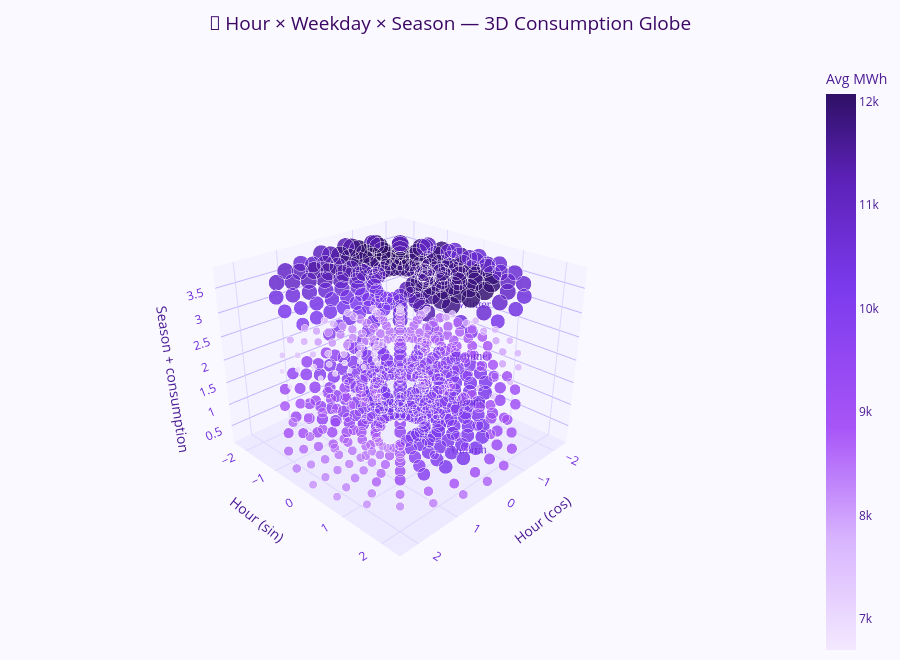

The notebook cell this image was saved under:
### Markdown cell above
## 5. 🔵 3D Hour × Day × Season Heatmap Globe

### Code cell
# Each node = unique (hour, dayofweek, season) combination
# Position: hour as angle, day as radius, season as Z

hds = df.groupby(['hour','dayofweek','season'])['consumption'].mean().reset_index()
hds.columns = ['hour','dow','season','avg']

season_z = {'Winter': 3, 'Spring': 1, 'Summer': 2, 'Autumn': 0}
season_labels = {0:'Autumn', 1:'Spring', 2:'Summer', 3:'Winter'}
hds['z_val'] = hds['season'].map(season_z)

angle = hds['hour'] / 24 * 2 * np.pi
radius = 0.5 + hds['dow'] * 0.3
hds['x'] = radius * np.cos(angle)
hds['y'] = radius * np.sin(angle)
hds['z'] = hds['z_val'] + (hds['avg'] - hds['avg'].min()) / (hds['avg'].max() - hds['avg'].min()) * 0.8
hds['node_size'] = 5 + (hds['avg'] - hds['avg'].min()) / (hds['avg'].max() - hds['avg'].min()) * 18

day_names = ['Mon','Tue','Wed','Thu','Fri','Sat','Sun']
hds['label'] = hds.apply(
    lambda r: f"<b>{r['season']} | {day_names[int(r['dow'])]} {int(r['hour']):02d}:00</b><br>"
              f"Avg Consumption: {r['avg']:,.0f} MWh", axis=1
)

fig3 = go.Figure(go.Scatter3d(
    x=hds['x'], y=hds['y'], z=hds['z'],
    mode='markers',
    marker=dict(
        size=hds['node_size'],
        color=hds['avg'],
        colorscale=[
            [0.0,'#F3E8FF'],[0.2,'#D8B4FE'],
            [0.4,'#A855F7'],[0.65,'#7C3AED'],
            [0.85,'#5B21B6'],[1.0,'#2E1065']
        ],
        colorbar=dict(
            title=dict(text='Avg MWh', font=dict(color='#4C1D95')),
            tickfont=dict(color='#4C1D95')
        ),
        opacity=0.85,
        line=dict(color='white', width=0.5)
    ),
    text=hds['label'],
    hovertemplate='%{text}<extra></extra>'
))

# Z-layer labels
for z_pos, lbl in season_labels.items():
    fig3.add_trace(go.Scatter3d(
        x=[0], y=[1.8], z=[z_pos + 0.4],
        mode='text',
        text=[lbl],
        textfont=dict(size=12, color='#6D28D9', family='Arial Black'),
        hoverinfo='skip', showlegend=False
    ))

fig3.update_layout(
    title=dict(
        text='🔵 Hour × Weekday × Season — 3D Consumption Globe',
        font=dict(size=19, color='#3B0764'), x=0.5
    ),
    scene=dict(
        xaxis=dict(title='Hour (cos)', backgroundcolor='#F5F3FF', gridcolor='#DDD6FE',
                   tickfont=dict(color='#6D28D9')),
        yaxis=dict(title='Hour (sin)', backgroundcolor='#F5F3FF', gridcolor='#DDD6FE',
                   tickfont=dict(color='#6D28D9')),
        zaxis=dict(title='Season + consumption', backgroundcolor='#EDE9FE',
                   gridcolor='#C4B5FD', tickfont=dict(color='#6D28D9')),
        bgcolor='#FAF9FF',
        camera=dict(eye=dict(x=2.0, y=2.0, z=1.4))
    ),
    paper_bgcolor='#FAF9FF',
    font=dict(color='#4C1D95'),
    height=660,
    margin=dict(l=0, r=100, t=60, b=0),
    showlegend=False
)

fig3.show()
print('💡 Each ring = one hour of day | Radius = weekday (Mon→Sun outward) | Height = Season')

### Figure 1 — Plotly figure (JSON) as saved in the notebook; plotly's stock layout.template omitted (floating-point values rounded to 4 significant figures; data arrays with more than 128 entries replaced by an {"elided": "..."} marker saying what was removed)
{"data": [{"hovertemplate": "%{text}<extra></extra>", "marker": {"color": {"elided": "672 float values"}, "colorbar": {"tickfont": {"color": "#4C1D95"}, "title": {"font": {"color": "#4C1D95"}, "text": "Avg MWh"}}, "colorscale": [[0, "#F3E8FF"], [0.2, "#D8B4FE"], [0.4, "#A855F7"], [0.65, "#7C3AED"], [0.85, "#5B21B6"], [1, "#2E1065"]], "line": {"color": "white", "width": 0.5}, "opacity": 0.85, "size": {"elided": "672 float values"}}, "mode": "markers", "text": {"elided": "672 str values"}, "type": "scatter3d", "x": {"elided": "672 float values"}, "y": {"elided": "672 float values"}, "z": {"elided": "672 float values"}}, {"hoverinfo": "skip", "mode": "text", "showlegend": false, "text": ["Autumn"], "textfont": {"color": "#6D28D9", "family": "Arial Black", "size": 12}, "type": "scatter3d", "x": [0], "y": [1.8], "z": [0.4]}, {"hoverinfo": "skip", "mode": "text", "showlegend": false, "text": ["Spring"], "textfont": {"color": "#6D28D9", "family": "Arial Black", "size": 12}, "type": "scatter3d", "x": [0], "y": [1.8], "z": [1.4]}, {"hoverinfo": "skip", "mode": "text", "showlegend": false, "text": ["Summer"], "textfont": {"color": "#6D28D9", "family": "Arial Black", "size": 12}, "type": "scatter3d", "x": [0], "y": [1.8], "z": [2.4]}, {"hoverinfo": "skip", "mode": "text", "showlegend": false, "text": ["Winter"], "textfont": {"color": "#6D28D9", "family": "Arial Black", "size": 12}, "type": "scatter3d", "x": [0], "y": [1.8], "z": [3.4]}], "layout": {"font": {"color": "#4C1D95"}, "height": 660, "margin": {"b": 0, "l": 0, "r": 100, "t": 60}, "paper_bgcolor": "#FAF9FF", "scene": {"bgcolor": "#FAF9FF", "camera": {"eye": {"x": 2, "y": 2, "z": 1.4}}, "xaxis": {"backgroundcolor": "#F5F3FF", "gridcolor": "#DDD6FE", "tickfont": {"color": "#6D28D9"}, "title": {"text": "Hour (cos)"}}, "yaxis": {"backgroundcolor": "#F5F3FF", "gridcolor": "#DDD6FE", "tickfont": {"color": "#6D28D9"}, "title": {"text": "Hour (sin)"}}, "zaxis": {"backgroundcolor": "#EDE9FE", "gridcolor": "#C4B5FD", "tickfont": {"color": "#6D28D9"}, "title": {"text": "Season + consumption"}}}, "showlegend": false, "title": {"font": {"color": "#3B0764", "size": 19}, "text": "🔵 Hour × Weekday × Season — 3D Consumption Globe", "x": 0.5}}}
